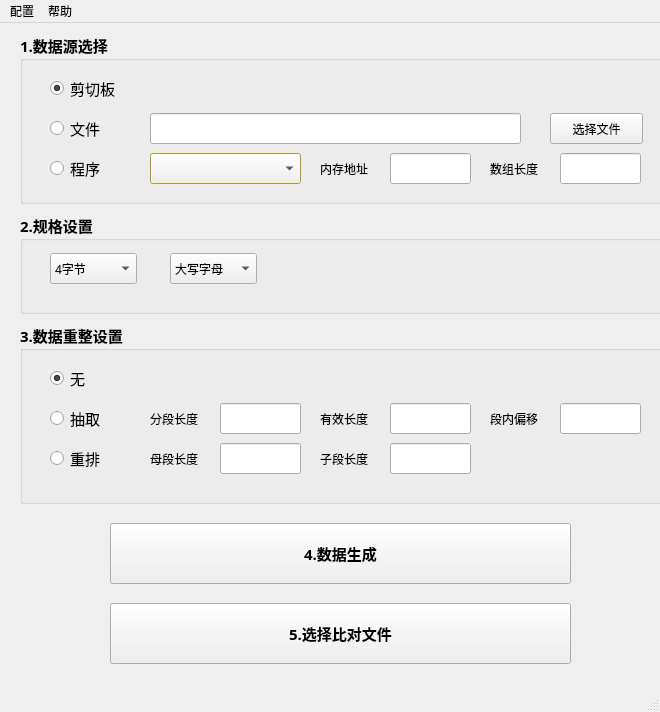
<?xml version="1.0" encoding="UTF-8"?>
<ui version="4.0">
 <class>MainWindow</class>
 <widget class="QMainWindow" name="MainWindow">
  <property name="geometry">
   <rect>
    <x>0</x>
    <y>0</y>
    <width>660</width>
    <height>712</height>
   </rect>
  </property>
  <property name="sizePolicy">
   <sizepolicy hsizetype="Fixed" vsizetype="Fixed">
    <horstretch>0</horstretch>
    <verstretch>0</verstretch>
   </sizepolicy>
  </property>
  <property name="windowTitle">
   <string>MainWindow</string>
  </property>
  <widget class="QWidget" name="centralwidget">
   <widget class="QGroupBox" name="groupBox_2">
    <property name="geometry">
     <rect>
      <x>20</x>
      <y>190</y>
      <width>651</width>
      <height>101</height>
     </rect>
    </property>
    <property name="font">
     <font>
      <family>微软雅黑 Light</family>
      <pointsize>11</pointsize>
      <weight>75</weight>
      <bold>true</bold>
     </font>
    </property>
    <property name="inputMethodHints">
     <set>Qt::ImhNone</set>
    </property>
    <property name="title">
     <string>2.规格设置</string>
    </property>
    <widget class="QComboBox" name="comboBox">
     <property name="geometry">
      <rect>
       <x>30</x>
       <y>40</y>
       <width>87</width>
       <height>31</height>
      </rect>
     </property>
     <property name="font">
      <font>
       <pointsize>9</pointsize>
       <weight>50</weight>
       <bold>false</bold>
      </font>
     </property>
     <property name="currentText">
      <string>4字节</string>
     </property>
     <property name="currentIndex">
      <number>2</number>
     </property>
     <item>
      <property name="text">
       <string>1字节</string>
      </property>
     </item>
     <item>
      <property name="text">
       <string>2字节</string>
      </property>
     </item>
     <item>
      <property name="text">
       <string>4字节</string>
      </property>
     </item>
     <item>
      <property name="text">
       <string>8字节</string>
      </property>
     </item>
    </widget>
    <widget class="QComboBox" name="comboBox_2">
     <property name="geometry">
      <rect>
       <x>150</x>
       <y>40</y>
       <width>87</width>
       <height>31</height>
      </rect>
     </property>
     <property name="font">
      <font>
       <pointsize>9</pointsize>
       <weight>50</weight>
       <bold>false</bold>
      </font>
     </property>
     <item>
      <property name="text">
       <string>大写字母</string>
      </property>
     </item>
     <item>
      <property name="text">
       <string>小写字母</string>
      </property>
     </item>
    </widget>
   </widget>
   <widget class="QGroupBox" name="groupBox_3">
    <property name="geometry">
     <rect>
      <x>20</x>
      <y>300</y>
      <width>651</width>
      <height>181</height>
     </rect>
    </property>
    <property name="font">
     <font>
      <family>微软雅黑 Light</family>
      <pointsize>11</pointsize>
      <weight>75</weight>
      <bold>true</bold>
     </font>
    </property>
    <property name="title">
     <string>3.数据重整设置</string>
    </property>
    <widget class="QRadioButton" name="shear_radio_2">
     <property name="geometry">
      <rect>
       <x>30</x>
       <y>40</y>
       <width>115</width>
       <height>31</height>
      </rect>
     </property>
     <property name="font">
      <font>
       <weight>50</weight>
       <bold>false</bold>
      </font>
     </property>
     <property name="text">
      <string>无</string>
     </property>
     <property name="checkable">
      <bool>true</bool>
     </property>
     <property name="checked">
      <bool>true</bool>
     </property>
    </widget>
    <widget class="QRadioButton" name="file_radio_2">
     <property name="geometry">
      <rect>
       <x>30</x>
       <y>80</y>
       <width>115</width>
       <height>31</height>
      </rect>
     </property>
     <property name="font">
      <font>
       <weight>50</weight>
       <bold>false</bold>
      </font>
     </property>
     <property name="text">
      <string>抽取</string>
     </property>
    </widget>
    <widget class="QRadioButton" name="program_radio_2">
     <property name="geometry">
      <rect>
       <x>30</x>
       <y>120</y>
       <width>115</width>
       <height>31</height>
      </rect>
     </property>
     <property name="font">
      <font>
       <weight>50</weight>
       <bold>false</bold>
      </font>
     </property>
     <property name="text">
      <string>重排</string>
     </property>
    </widget>
    <widget class="QLabel" name="label_3">
     <property name="geometry">
      <rect>
       <x>300</x>
       <y>80</y>
       <width>72</width>
       <height>31</height>
      </rect>
     </property>
     <property name="font">
      <font>
       <pointsize>9</pointsize>
       <weight>50</weight>
       <bold>false</bold>
      </font>
     </property>
     <property name="text">
      <string>有效长度</string>
     </property>
     <property name="buddy">
      <cstring>file_lineEdit_6</cstring>
     </property>
    </widget>
    <widget class="QLabel" name="label_4">
     <property name="geometry">
      <rect>
       <x>130</x>
       <y>80</y>
       <width>72</width>
       <height>31</height>
      </rect>
     </property>
     <property name="font">
      <font>
       <pointsize>9</pointsize>
       <weight>50</weight>
       <bold>false</bold>
      </font>
     </property>
     <property name="text">
      <string>分段长度</string>
     </property>
     <property name="buddy">
      <cstring>file_lineEdit_5</cstring>
     </property>
    </widget>
    <widget class="QLabel" name="label_5">
     <property name="geometry">
      <rect>
       <x>470</x>
       <y>80</y>
       <width>72</width>
       <height>31</height>
      </rect>
     </property>
     <property name="font">
      <font>
       <pointsize>9</pointsize>
       <weight>50</weight>
       <bold>false</bold>
      </font>
     </property>
     <property name="text">
      <string>段内偏移</string>
     </property>
     <property name="buddy">
      <cstring>file_lineEdit_7</cstring>
     </property>
    </widget>
    <widget class="QLineEdit" name="file_lineEdit_5">
     <property name="geometry">
      <rect>
       <x>200</x>
       <y>80</y>
       <width>81</width>
       <height>31</height>
      </rect>
     </property>
     <property name="font">
      <font>
       <pointsize>9</pointsize>
       <weight>50</weight>
       <bold>false</bold>
      </font>
     </property>
    </widget>
    <widget class="QLineEdit" name="file_lineEdit_6">
     <property name="geometry">
      <rect>
       <x>370</x>
       <y>80</y>
       <width>81</width>
       <height>31</height>
      </rect>
     </property>
     <property name="font">
      <font>
       <pointsize>9</pointsize>
       <weight>50</weight>
       <bold>false</bold>
      </font>
     </property>
    </widget>
    <widget class="QLineEdit" name="file_lineEdit_7">
     <property name="geometry">
      <rect>
       <x>540</x>
       <y>80</y>
       <width>81</width>
       <height>31</height>
      </rect>
     </property>
     <property name="font">
      <font>
       <pointsize>9</pointsize>
       <weight>50</weight>
       <bold>false</bold>
      </font>
     </property>
    </widget>
    <widget class="QLineEdit" name="file_lineEdit_8">
     <property name="geometry">
      <rect>
       <x>370</x>
       <y>120</y>
       <width>81</width>
       <height>31</height>
      </rect>
     </property>
     <property name="font">
      <font>
       <pointsize>9</pointsize>
       <weight>50</weight>
       <bold>false</bold>
      </font>
     </property>
    </widget>
    <widget class="QLineEdit" name="file_lineEdit_9">
     <property name="geometry">
      <rect>
       <x>200</x>
       <y>120</y>
       <width>81</width>
       <height>31</height>
      </rect>
     </property>
     <property name="font">
      <font>
       <pointsize>9</pointsize>
       <weight>50</weight>
       <bold>false</bold>
      </font>
     </property>
    </widget>
    <widget class="QLabel" name="label_6">
     <property name="geometry">
      <rect>
       <x>300</x>
       <y>120</y>
       <width>72</width>
       <height>31</height>
      </rect>
     </property>
     <property name="font">
      <font>
       <pointsize>9</pointsize>
       <weight>50</weight>
       <bold>false</bold>
      </font>
     </property>
     <property name="text">
      <string>子段长度</string>
     </property>
     <property name="buddy">
      <cstring>file_lineEdit_8</cstring>
     </property>
    </widget>
    <widget class="QLabel" name="label_7">
     <property name="geometry">
      <rect>
       <x>130</x>
       <y>120</y>
       <width>72</width>
       <height>31</height>
      </rect>
     </property>
     <property name="font">
      <font>
       <pointsize>9</pointsize>
       <weight>50</weight>
       <bold>false</bold>
      </font>
     </property>
     <property name="text">
      <string>母段长度</string>
     </property>
     <property name="buddy">
      <cstring>file_lineEdit_9</cstring>
     </property>
    </widget>
   </widget>
   <widget class="QPushButton" name="data_Button">
    <property name="geometry">
     <rect>
      <x>110</x>
      <y>500</y>
      <width>461</width>
      <height>61</height>
     </rect>
    </property>
    <property name="font">
     <font>
      <family>微软雅黑 Light</family>
      <pointsize>11</pointsize>
      <weight>75</weight>
      <bold>true</bold>
     </font>
    </property>
    <property name="cursor">
     <cursorShape>ArrowCursor</cursorShape>
    </property>
    <property name="focusPolicy">
     <enum>Qt::StrongFocus</enum>
    </property>
    <property name="text">
     <string>4.数据生成</string>
    </property>
   </widget>
   <widget class="QPushButton" name="comp_Button">
    <property name="geometry">
     <rect>
      <x>110</x>
      <y>580</y>
      <width>461</width>
      <height>61</height>
     </rect>
    </property>
    <property name="font">
     <font>
      <family>微软雅黑 Light</family>
      <pointsize>11</pointsize>
      <weight>75</weight>
      <bold>true</bold>
     </font>
    </property>
    <property name="cursor">
     <cursorShape>ArrowCursor</cursorShape>
    </property>
    <property name="focusPolicy">
     <enum>Qt::StrongFocus</enum>
    </property>
    <property name="text">
     <string>5.选择比对文件</string>
    </property>
   </widget>
   <widget class="QGroupBox" name="groupBox">
    <property name="geometry">
     <rect>
      <x>20</x>
      <y>10</y>
      <width>651</width>
      <height>171</height>
     </rect>
    </property>
    <property name="font">
     <font>
      <family>微软雅黑 Light</family>
      <pointsize>11</pointsize>
      <weight>75</weight>
      <bold>true</bold>
     </font>
    </property>
    <property name="title">
     <string>1.数据源选择</string>
    </property>
    <widget class="QComboBox" name="program_comboBox">
     <property name="geometry">
      <rect>
       <x>130</x>
       <y>120</y>
       <width>151</width>
       <height>31</height>
      </rect>
     </property>
     <property name="palette">
      <palette>
       <active>
        <colorrole role="Window">
         <brush brushstyle="SolidPattern">
          <color alpha="255">
           <red>240</red>
           <green>204</green>
           <blue>19</blue>
          </color>
         </brush>
        </colorrole>
       </active>
       <inactive>
        <colorrole role="Window">
         <brush brushstyle="SolidPattern">
          <color alpha="255">
           <red>240</red>
           <green>224</green>
           <blue>40</blue>
          </color>
         </brush>
        </colorrole>
       </inactive>
       <disabled>
        <colorrole role="Window">
         <brush brushstyle="SolidPattern">
          <color alpha="255">
           <red>240</red>
           <green>240</green>
           <blue>240</blue>
          </color>
         </brush>
        </colorrole>
       </disabled>
      </palette>
     </property>
     <property name="font">
      <font>
       <weight>50</weight>
       <bold>false</bold>
      </font>
     </property>
    </widget>
    <widget class="QRadioButton" name="program_radio">
     <property name="geometry">
      <rect>
       <x>30</x>
       <y>120</y>
       <width>115</width>
       <height>31</height>
      </rect>
     </property>
     <property name="font">
      <font>
       <weight>50</weight>
       <bold>false</bold>
      </font>
     </property>
     <property name="text">
      <string>程序</string>
     </property>
    </widget>
    <widget class="QRadioButton" name="file_radio">
     <property name="geometry">
      <rect>
       <x>30</x>
       <y>80</y>
       <width>115</width>
       <height>31</height>
      </rect>
     </property>
     <property name="font">
      <font>
       <weight>50</weight>
       <bold>false</bold>
      </font>
     </property>
     <property name="toolTip">
      <string>可输入多个文件，用&quot;;&quot;隔开</string>
     </property>
     <property name="text">
      <string>文件</string>
     </property>
    </widget>
    <widget class="QPushButton" name="select_file_button">
     <property name="geometry">
      <rect>
       <x>530</x>
       <y>80</y>
       <width>93</width>
       <height>31</height>
      </rect>
     </property>
     <property name="font">
      <font>
       <family>微软雅黑 Light</family>
       <pointsize>9</pointsize>
       <weight>50</weight>
       <bold>false</bold>
      </font>
     </property>
     <property name="text">
      <string>选择文件</string>
     </property>
     <property name="checkable">
      <bool>false</bool>
     </property>
     <property name="autoRepeatDelay">
      <number>300</number>
     </property>
     <property name="autoDefault">
      <bool>true</bool>
     </property>
     <property name="default">
      <bool>false</bool>
     </property>
     <property name="flat">
      <bool>false</bool>
     </property>
    </widget>
    <widget class="QRadioButton" name="shear_radio">
     <property name="geometry">
      <rect>
       <x>30</x>
       <y>40</y>
       <width>115</width>
       <height>31</height>
      </rect>
     </property>
     <property name="font">
      <font>
       <weight>50</weight>
       <bold>false</bold>
      </font>
     </property>
     <property name="text">
      <string>剪切板</string>
     </property>
     <property name="checkable">
      <bool>true</bool>
     </property>
     <property name="checked">
      <bool>true</bool>
     </property>
    </widget>
    <widget class="QLineEdit" name="file_lineEdit">
     <property name="geometry">
      <rect>
       <x>130</x>
       <y>80</y>
       <width>371</width>
       <height>31</height>
      </rect>
     </property>
     <property name="font">
      <font>
       <pointsize>9</pointsize>
       <weight>50</weight>
       <bold>false</bold>
      </font>
     </property>
    </widget>
    <widget class="QLabel" name="label">
     <property name="geometry">
      <rect>
       <x>300</x>
       <y>120</y>
       <width>72</width>
       <height>31</height>
      </rect>
     </property>
     <property name="font">
      <font>
       <pointsize>9</pointsize>
       <weight>50</weight>
       <bold>false</bold>
      </font>
     </property>
     <property name="text">
      <string>内存地址</string>
     </property>
     <property name="buddy">
      <cstring>file_lineEdit_2</cstring>
     </property>
    </widget>
    <widget class="QLineEdit" name="file_lineEdit_2">
     <property name="geometry">
      <rect>
       <x>370</x>
       <y>120</y>
       <width>81</width>
       <height>31</height>
      </rect>
     </property>
     <property name="font">
      <font>
       <pointsize>9</pointsize>
       <weight>50</weight>
       <bold>false</bold>
      </font>
     </property>
     <property name="inputMethodHints">
      <set>Qt::ImhPreferNumbers</set>
     </property>
     <property name="clearButtonEnabled">
      <bool>false</bool>
     </property>
    </widget>
    <widget class="QLabel" name="label_2">
     <property name="geometry">
      <rect>
       <x>470</x>
       <y>120</y>
       <width>72</width>
       <height>31</height>
      </rect>
     </property>
     <property name="font">
      <font>
       <pointsize>9</pointsize>
       <weight>50</weight>
       <bold>false</bold>
      </font>
     </property>
     <property name="text">
      <string>数组长度</string>
     </property>
     <property name="buddy">
      <cstring>file_lineEdit_3</cstring>
     </property>
    </widget>
    <widget class="QLineEdit" name="file_lineEdit_3">
     <property name="geometry">
      <rect>
       <x>540</x>
       <y>120</y>
       <width>81</width>
       <height>31</height>
      </rect>
     </property>
     <property name="font">
      <font>
       <pointsize>9</pointsize>
       <weight>50</weight>
       <bold>false</bold>
      </font>
     </property>
    </widget>
   </widget>
  </widget>
  <widget class="QMenuBar" name="menubar">
   <property name="geometry">
    <rect>
     <x>0</x>
     <y>0</y>
     <width>660</width>
     <height>26</height>
    </rect>
   </property>
   <widget class="QMenu" name="menu">
    <property name="title">
     <string>配置</string>
    </property>
    <addaction name="action_2"/>
    <addaction name="actionBeyond_Compare"/>
   </widget>
   <widget class="QMenu" name="menu_2">
    <property name="title">
     <string>帮助</string>
    </property>
    <addaction name="action_5"/>
   </widget>
   <addaction name="menu"/>
   <addaction name="menu_2"/>
  </widget>
  <widget class="QStatusBar" name="statusbar"/>
  <action name="action_2">
   <property name="text">
    <string>输出文件路径</string>
   </property>
  </action>
  <action name="actionBeyond_Compare">
   <property name="text">
    <string>Beyond Compare路径</string>
   </property>
  </action>
  <action name="action_5">
   <property name="text">
    <string>关于</string>
   </property>
  </action>
 </widget>
 <resources/>
 <connections/>
</ui>
